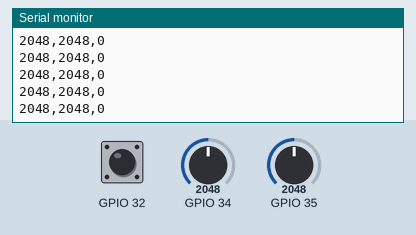
Recording of a sketch running on a simulated ESP32. On the bench: the last lines printed to the serial monitor. The inputs (shaded band) are chosen by the test bench; at power-on: GPIO 34 = 2048, GPIO 35 = 2048, GPIO 32 HIGH.

Above: at 1.2 s.
1.3 s: GPIO 34 set to 2866
At 1.8 s:
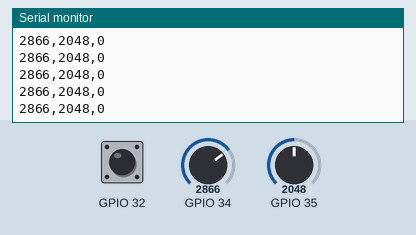
2.8 s: GPIO 35 set to 2866
At 3.4 s:
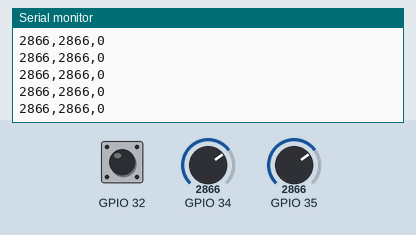
4.3 s: GPIO 32 pulled LOW for 0.15 s
5.9 s: GPIO 34 set to 3603
At 6.7 s:
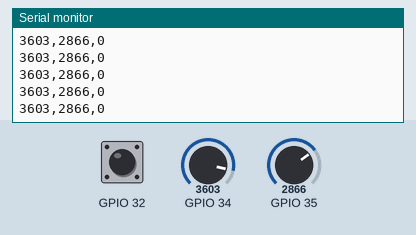
7.4 s: GPIO 32 pulled LOW for 1 s
At 8.4 s:
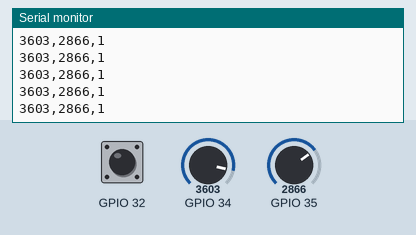
9.9 s: GPIO 35 set to 3603
At 10.4 s:
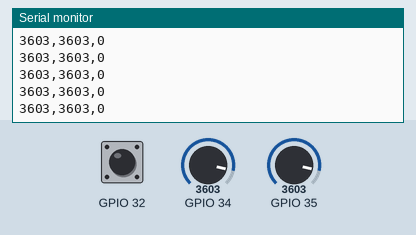
Timing chart, 0 to 12.4 s (numbered marks = the images above; inputs shaded):
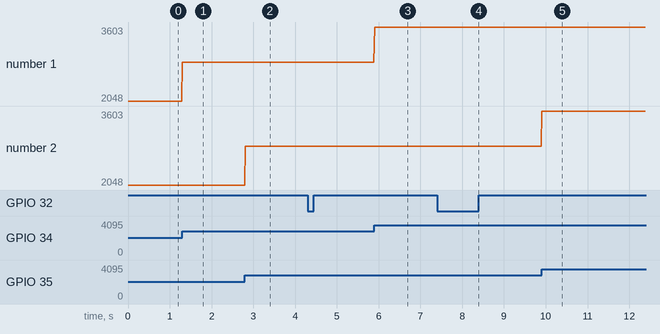

Measured:
- after the input at 1.3 s, the serial monitor: prints a new line at once (image 1)
- after the input at 2.8 s, the serial monitor: prints a new line at once (image 2)
- after the input at 5.9 s, the serial monitor: prints a new line at once (image 3)
- after the input at 7.4 s, the serial monitor: prints a new line at once (image 4)
- after the input at 9.9 s, the serial monitor: prints a new line at once (image 5)
- plotted number 1: 2048 → 2866 after the input at 1.3 s, 2866 → 3603 after the input at 5.9 s

The sketch:

ard.ino
```cpp
void setup() {
  Serial.begin(115200);
  pinMode(32, INPUT_PULLUP);
}

void loop() {
  int x = analogRead(34);          // 0 to 4095
  int y = analogRead(35);
  int btn = !digitalRead(32);      // 1 when pressed
  Serial.print(x); Serial.print(",");
  Serial.print(y); Serial.print(",");
  Serial.println(btn);
  delay(15);
}
```
